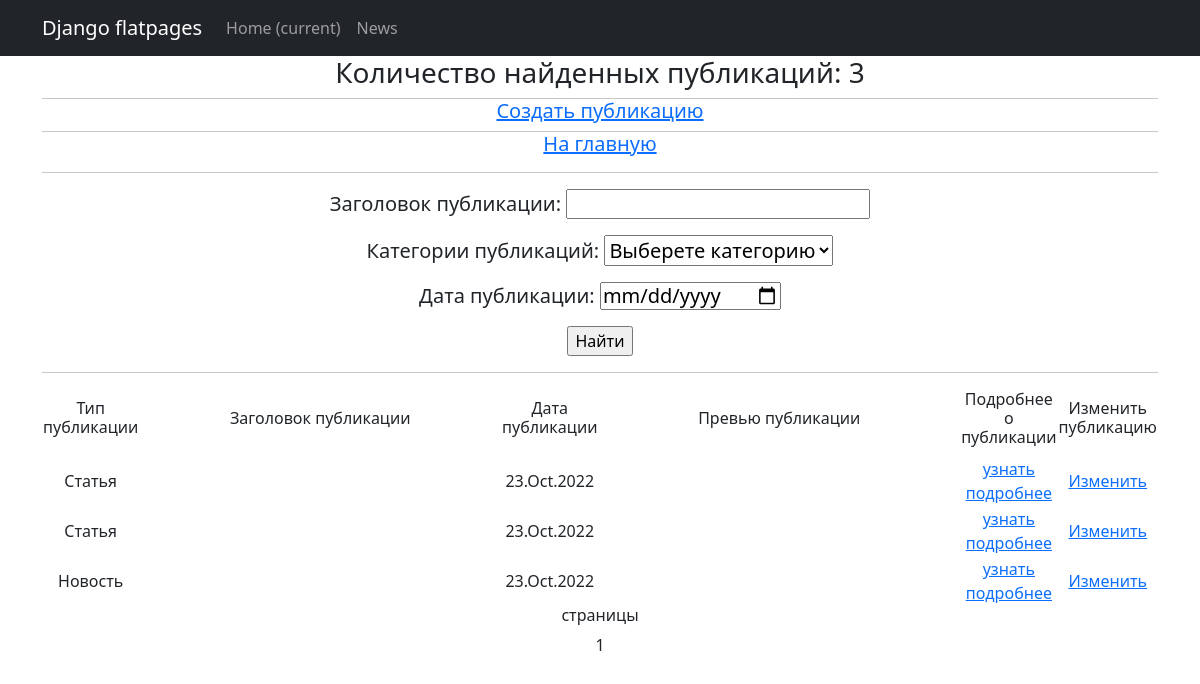
Page /news/search/ on the earlier database version.
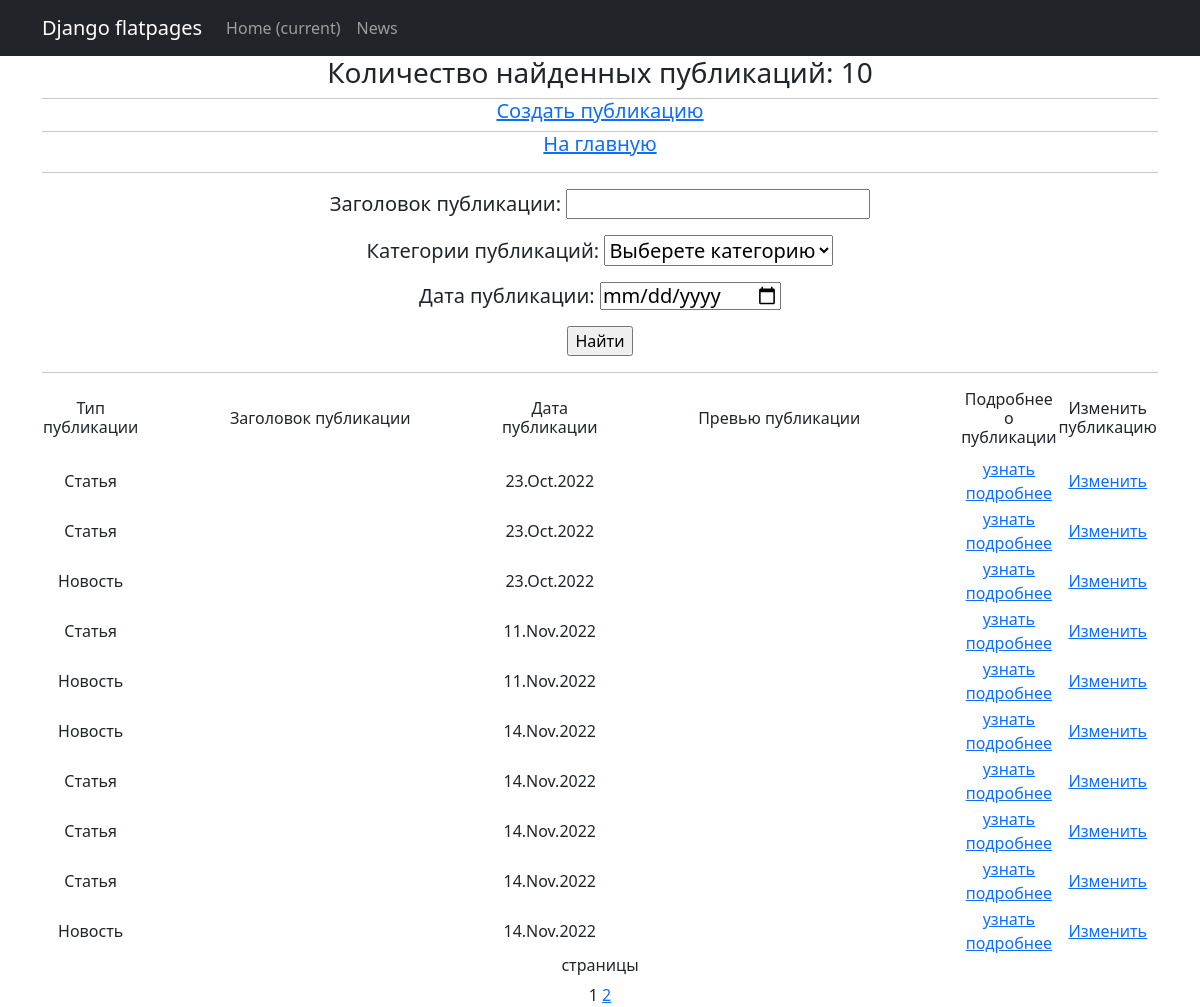
Same page on the later database version.
### news/models.py (models this page shows, shortened)
class Category(models.Model):
    categories = models.CharField(max_length=255,
                                  unique=True)
    def __str__(self):
        return f'{self.categories}'

class Post(models.Model):
    posts = 'PT'
    news = 'NS'
    TYPES = [
        (posts, 'Статья'),
        (news, 'Новость')
    ]
    postsOrNews = models.CharField(max_length=2,
                                   choices=TYPES,
                                   default=posts)
    timeIn = models.DateTimeField(auto_now_add=True)
    header = models.CharField(max_length=128)
    text = models.TextField()
    rating = models.IntegerField(default=0)
    postAuthor = models.ForeignKey(Author, on_delete=models.CASCADE)
    postCategories = models.ManyToManyField(Category, through='PostCategory')

### news/views.py (the view)
# urls.py: path('search/', PostSearch.as_view(), name='news_search'),
class PostSearch(ListView):
    model = Post
    ordering = 'timeIn'
    template_name = 'newsSearch.html'
    context_object_name = 'news'
    paginate_by = 10
    def get_queryset(self):
        queryset = super().get_queryset()
        self.filterset = PostFilter(self.request.GET, queryset)
        return self.filterset.qs
    def get_context_data(self, **kwargs):
        context = super().get_context_data(**kwargs)
        context['filterset'] = self.filterset
        return context

### news/templatetags/custom_filter.py (called while the page is built)
@register.filter()
def censor(value):
    new_value = keyword_processor.replace_keywords(value)
    return f'{new_value}'

### news/templatetags/custom_tags.py (called while the page is built)
@register.simple_tag(takes_context=True)
def url_replace(context, **kwargs):
    d = context['request'].GET.copy()
    for k, v in kwargs.items():
        d[k] = v
    return d.urlencode()

### templates/newsSearch.html (shortened to what this page needs)
{% extends 'flatpages/default.html' %}
{% load custom_filter %}
{% load custom_tags %}
{% block content %}
    <h3>
        <td>Количество найденных публикаций: </td>
        {{ news | length }}
    </h3>
    <div class="line"></div>
    <h5>
        <a href="{% url 'news_create' %}">Создать публикацию</a>
    </h5>
    <div class="line"></div>
    <h5>
        <a href="{% url 'news_list' %}">На главную</a>
    </h5>
    <hr>
        <form action="" method="get">
            <h5>{{ filterset.form.as_p }}</h5>
            <input type="submit" value="Найти" />
        </form>
    <hr>
    {% if news %}
        <table>
            <tr>
                <td><h6>Тип публикации</h6></td>
                <td><h6>Заголовок публикации</h6></td>
                <td><h6>Дата публикации</h6></td>
                <td><h6>Превью публикации</h6></td>
                <td><h6>Подробнее о публикации</h6></td>
                <td><h6>Изменить публикацию</h6></td>
            </tr>
            {% for post in news %}
                <tr>
                    <td>{{ post.get_postsOrNews_display }}</td>
                    <td width="50%">{{ post.header|censor }}</td>
                    <td>{{ post.timeIn|date:'d.M.Y'}}</td>
                    <td width="50%">{{ post.text|truncatewords:20|censor }}</td>
                    <td><a href="{{ post.id }}">узнать подробнее</a></td>
                    <td><a href="{% url 'news_update' post.id %}">Изменить</a> </td>
                </tr>
            {% endfor %}
        </table>
    {% else %}
        <h2>Публикации не найдены</h2>
    {% endif %}
    <h6>страницы</h6>{{ page_obj.number }}
    {% if page_obj.has_next %}
        <a href="?{% url_replace page=page_obj.next_page_number %}">
            {{ page_obj.next_page_number }}
        </a>
    {% endif %}
{% endblock content %}

### templates/flatpages/default.html (shortened to what this page needs)
<!DOCTYPE html>
<html lang="en">
    <head>
        {% load static %}
        <link href="{% static 'css/styles.css' %}" rel="stylesheet" />
    </head>
    <body>
<nav class="navbar navbar-expand-lg navbar-dark bg-dark static-top">
   <div class="container">
       <a class="navbar-brand" href="#">Django flatpages</a>
       <div class="collapse navbar-collapse" id="navbarResponsive">
           <ul class="navbar-nav ml-auto">
               <li class="nav-item active">
                   <a class="nav-link" href="#">Home
                       <span class="sr-only">(current)</span>
                   </a>
               </li>
               <li class="nav-item">
                   <a class="nav-link" href="/news/">News</a>
               </li>
           </ul>
       </div>
   </div>
</nav>
<div class="container">
    <div class="row">
        <div class="col-lg-12 text-center">
            {% block content %}
            {% endblock content %}
        </div>
    </div>
</div>
    </body>
</html>

### templates/flatpages/default.html (style rules this page uses)
.line { border-bottom: 1px solid #c8c8c8 }

Differences in the rows shown:
added Post: postsOrNews "Статья", timeIn "11.Nov.2022"
added Post: postsOrNews "Новость", timeIn "11.Nov.2022"
added Post: postsOrNews "Новость", timeIn "14.Nov.2022"
added Post: postsOrNews "Статья", timeIn "14.Nov.2022"
added Post: postsOrNews "Статья", timeIn "14.Nov.2022"
added Post: postsOrNews "Статья", timeIn "14.Nov.2022"
added Post: postsOrNews "Новость", timeIn "14.Nov.2022"
Other differences:
{{ news | length }}: "3" → "10"
{{ page_obj.next_page_number }}: (not shown) → "2"
